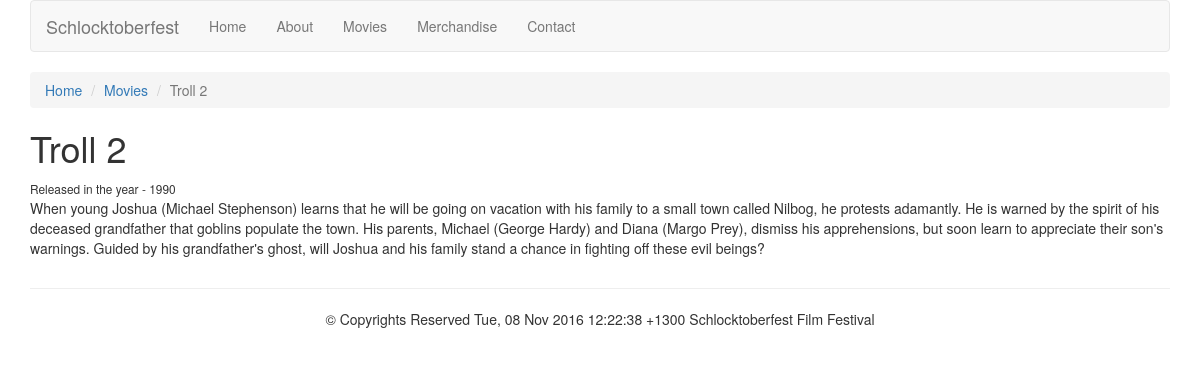
The app's page /?page=featuredmovie&id=1 with its own data.
### tables this page shows
CREATE TABLE `movies` (
  `id` tinyint(3) UNSIGNED NOT NULL,
  `title` varchar(255) NOT NULL,
  `year` year(4) NOT NULL,
  `description` text NOT NULL
);

### App/Views/FeaturedMovieView.php (called while the page is built, shortened)
<?php
Class FeaturedMovieView extends View
{
	public function render(){
		include "templates/master.inc.php";
	}
	public function content(){
		extract($this->data);
		include "templates/featuredmovie.inc.php";
	}
}

### App/Controllers/MoviesController.php (called while the page is built, shortened)
<?php
Class MoviesController
{
	public function showFeaturedMovie(){
		$movie = new MoviesModel();
		$featuredmovie = $movie->find();
		$view = new FeaturedMovieView(compact('featuredmovie'));
		$view->render();
	}
}

### index.php (called while the page is built, shortened)
<?php
  require "routes.php";

### App/Models/DatabaseModel.php (called while the page is built, shortened)
<?php
abstract Class DatabaseModel
{
	private function getDatabaseConnection(){
		$dsn = 'mysql:host=localhost;dbname=Schlocktoberfest;charset=utf8';
		$dbc = new PDO($dsn, 'root', '');
		$dbc->setAttribute(PDO::ATTR_ERRMODE, PDO::ERRMODE_EXCEPTION);
		$dbc->setAttribute(PDO::ATTR_EMULATE_PREPARES, false);
		return $dbc;
	}
	public function find(){
		$id = isset($_GET['id']) ? $_GET['id'] : null;
		$db = $this->getDatabaseConnection();
		$sql = "SELECT ". implode(',', static::$columns). " FROM ". static::$tablename ." WHERE id=:id";
		$statement = $db->prepare($sql);
		$statement->bindValue(':id', $id);
		$result = $statement->execute();
		$record = $statement->fetch(PDO::FETCH_ASSOC);
		return $record;
	}
}

### templates/featuredmovie.inc.php (the view)
<div class="row">
	<div class="col-xs-12">
		<ol class="breadcrumb">
		  <li><a href="./">Home</a></li>
		  <li><a href="./?page=movies">Movies</a></li>
		  <li class="active"><?= $featuredmovie['title'];?></li>
		</ol>
	  <h1><?= $featuredmovie['title'];?></h1>
	  <small>Released in the year - <?= $featuredmovie['year']?></small>
	  <p><?= $featuredmovie['description']?></p>
	</div>
</div>

### records on screen
movies: title "Troll 2", year "1990", description "When young Joshua (Michael Stephenson) learns that he will be going on vacation with his family to a small town called Nilbog, he protests adamantly. He is warned by the spirit of his deceased grandfather that goblins populate the town. His parents, Michael (George Hardy) and Diana (Margo Prey), dismiss his apprehensions, but soon learn to appreciate their son's warnings. Guided by his grandfather's ghost, will Joshua and his family stand a chance in fighting off these evil beings?"
